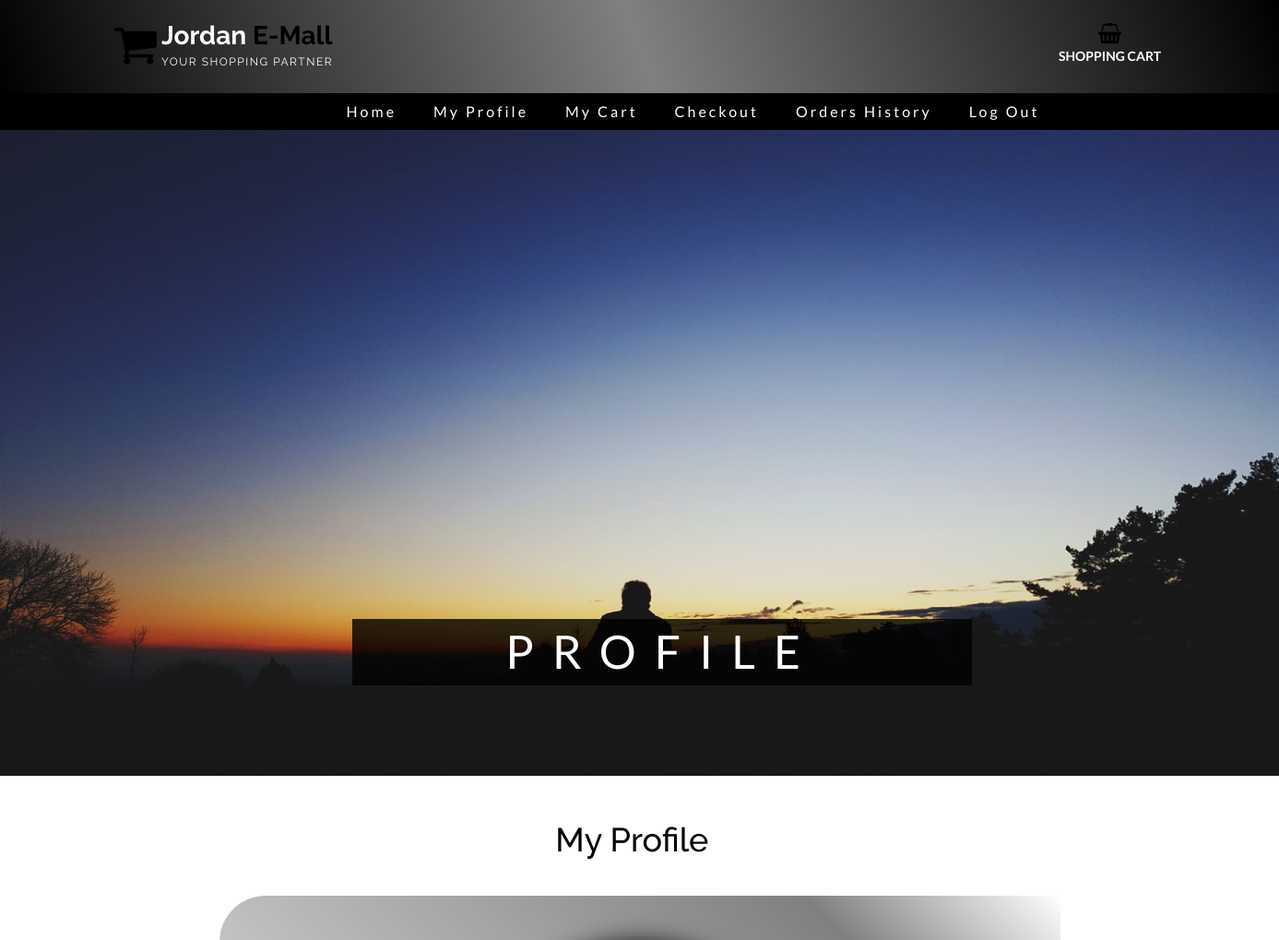
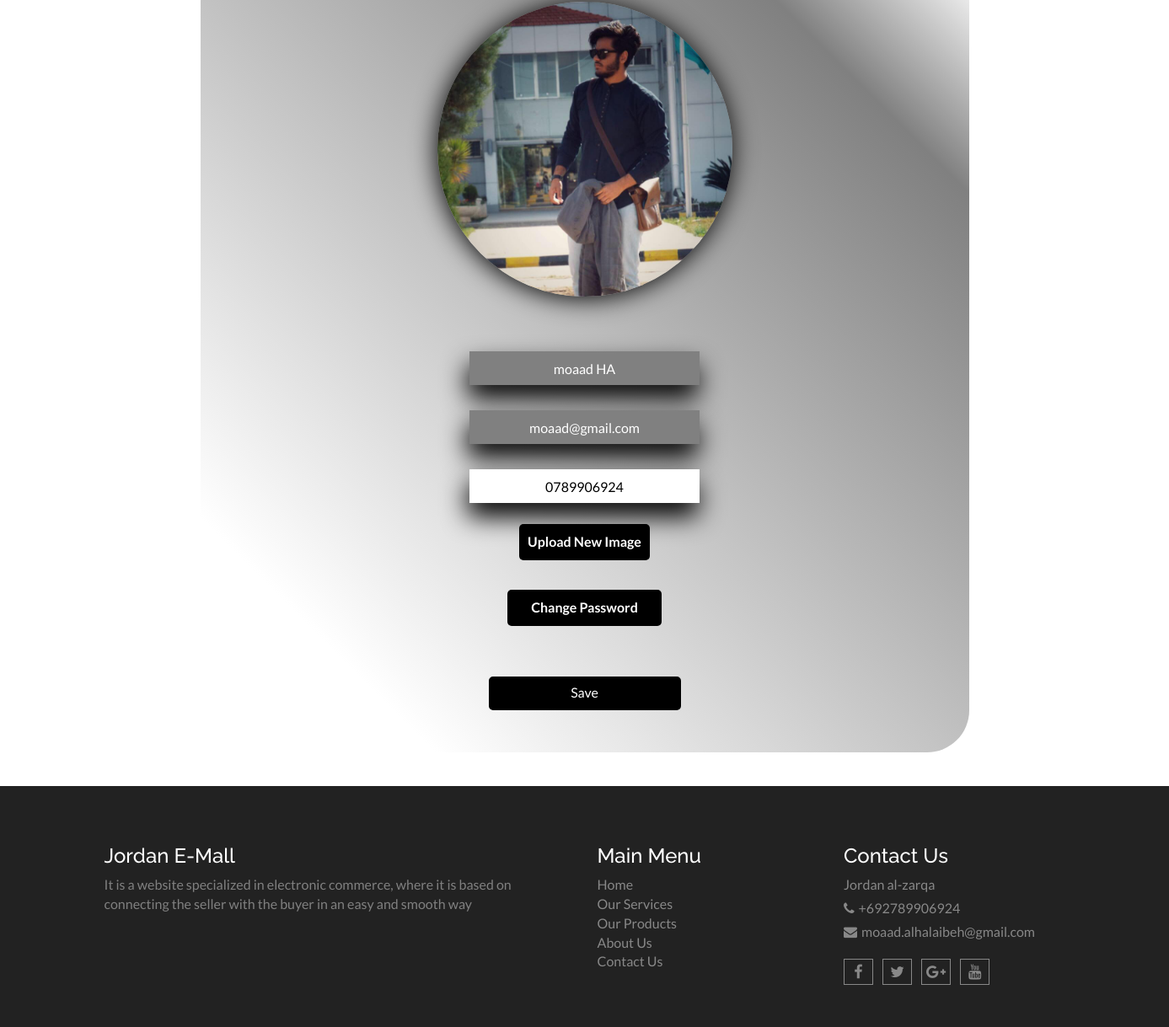
/Public/vendor-profile.php (signed in), run on the app's committed database (2 pictures, top to bottom).
### tables this page shows
CREATE TABLE `vendor` (
  `vendor_id` int(3) NOT NULL,
  `vendor_name` varchar(50) NOT NULL,
  `vendor_email` varchar(50) NOT NULL,
  `vendor_password` varchar(50) NOT NULL,
  `vendor_mobile` varchar(50) NOT NULL,
  `vendor_address` varchar(50) NOT NULL,
  `vendor_image` text NOT NULL
);

### Public/dbclass.php (called while the page is built, shortened)
<?php
Class dbconnection{
	public $conn;
	public function openConnection(){
		$this->conn = mysqli_connect(DBSERVER,DBUSER,DBPASS,DBNAME);
		return $this->conn ? $this->conn : die("cannot connect to server");
	}
	public function performQuery($query){
		$result = mysqli_query($this->conn,$query);
		return $result ? $result : FALSE;
	}
	public function fetchAll($result){
		$rowSet = array();
		while ($row = mysqli_fetch_assoc($result)) {
			$rowSet[] = $row;
		}
		return count($rowSet) >= 1 ? $rowSet : FALSE;
	}
}

### Public/classes.php (called while the page is built, shortened)
<?php
require('dbclass.php');
class vendor extends dbconnection{
	public function readById($id){
		$query  = "SELECT * FROM vendor WHERE vendor_id = $id";
		$result = $this->performQuery($query);
		return $this->fetchAll($result);
	}
}
?>

### Public/vendor-profile.php (the view, shortened to what this page needs)
<?php
include("headers.php");
if(isset($_SESSION['user'])){
    foreach($_SESSION['user'] as $user=>$NewCheck){
      $id=$user;
    }
  }
$x=new vendor();
$data=$x->readById($id);
?>
<section id="aa-slider">
    <div class="aa-slider-area">
                <img id=""data-seq src="img/profile.jpg" width="100%" height="700px" alt="Men slide img" />
              <div class="seq-title">
                <p style="letter-spacing:30px;">PROFILE</p>
              </div>
        </div>
</section>
    <div class="container">
<div class="row">
<div class="col-md-12">
<h1>My Profile</h1>
<div class="aa-myaccount-login">
<div class="profile">
        <img id="prof"  src="../admin/images/<?php {echo $data[0]['vendor_image'];}?>" alt="" >
        <form action="" method="post" enctype="multipart/form-data">
            <input type="text" disabled value="<?php echo $data[0]['vendor_name'];  ?>" class="inputs" style="background-color:gray;color:white;"><br>
            <input type="email" disabled value="<?php echo $data[0]['vendor_email'];  ?>" class="inputs" style="background-color:gray;color:white;"><br>
            <input type="text" class="inputs" name="mobile" value="<?php echo $data[0]['vendor_mobile']; ?>" ><br>
            <label for="img" style="background-color:black;color:white;padding:10px;border-radius:5px;cursor:pointer;margin-top:10px;">Upload New Image</label>
            <div id="flip">Change Password</div>
            <button type="submit" id="shrink" name="save" > Save </button>
            </form>
    </div>
            </div>
        </div>
                    </div>
</div>
    <?php
include("footer.php");
?>

### Public/headers.php (style rules this page uses)
body { color:black !important; }
.seq-title p { font-size:50px !important; letter-spacing:20px !important; margin-left:15% !important; color:white !important; background-color:rgb(0,0,0,0.8); }

### Public/vendor-profile.php (style rules this page uses)
.profile { text-align:center; color:white; background-image:linear-gradient(45deg,white 15%,gray 85%,white); width:80%; height:auto; border-radius:50px 0px 50px 0px; margin:40px auto; padding-bottom:20px; }
#prof { height:350px; width:350px; border-radius:50%; margin:50px 30%; box-shadow:-1px 2px 30px black; }
input { margin:15px auto; text-align:center; }
.inputs { margin:15px auto; height:40px; width:30%; text-align:center; border:0px solid black !important; box-shadow:-2px 16px 30px black; color:black; background-color:white; }
#shrink { margin:30px auto; height:40px; width:25%; text-align:center; border:2px solid black !important; border-radius:5px; color:white; background-color:black; transition:.5s; }
#flip { text-align: center; background-color:black; color:white; padding:10px; width:20%; margin:30px auto; font-weight:bold; display:block; cursor:pointer; transition:.7s; border-radius:5px; }
h1 { margin-left:42%; margin-top:50px !important; }

### data on the page
vendor: vendor_image (picture), vendor_name "moaad HA", vendor_email "moaad@gmail.com", mobile "0789906924"
